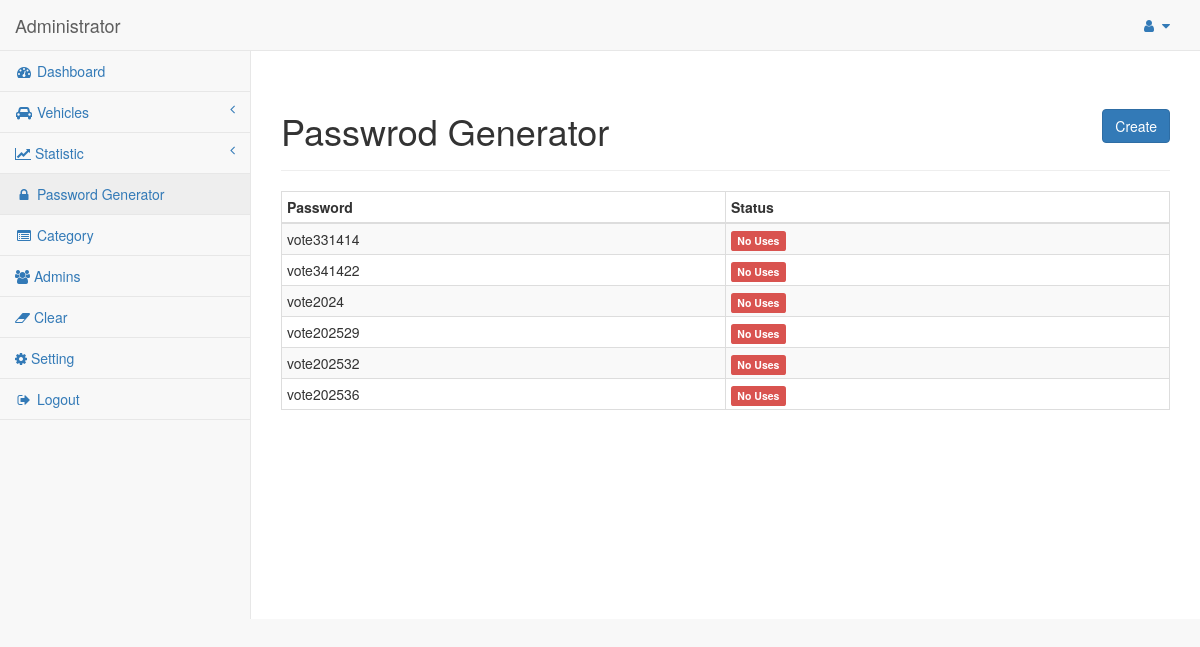
Page /admin/password_view.php (signed in) on the committed database.
### tables this page shows
CREATE TABLE `password_generator` (
  `id` int(11) NOT NULL,
  `user_id` varchar(255) NOT NULL,
  `password` varchar(255) NOT NULL,
  `status` varchar(255) NOT NULL DEFAULT '0'
);

### admin/password_view.php (the view, shortened to what this page needs)
<?php
include BASE_PATH . '/includes/header.php';
?>
<div id="page-wrapper">
    <div class="row">
        <div class="col-lg-12">
            <div class="page-header flex-page-header">
                <h1>Passwrod Generator</h1>
                <a href="password_view.php?createpass=true" class="btn btn-primary">Create</a>
            </div>
        </div>
    </div>
    <table class="table table-striped table-bordered table-condensed">
        <thead>
            <tr>
                <th width="13%">Password</th>
                <th width="13%">Status</th>
            </tr>
        </thead>
        <tbody>
        <?php
            include_once("../db.php");
            $select_query = "SELECT * FROM password_generator";
            if($result = mysqli_query($conn, $select_query)){
                if(mysqli_num_rows($result) > 0){
                    while($row = mysqli_fetch_array($result)){
                    ?>
                        <tr>
                            <td><?php echo $row['password'] ?></td>
                            <td>
                                <?php
                                    if($row['status'] == 1)
                                    {
                                        ?>
                                            <span class="label label-success">Uses</span>
                                        <?php
                                    }else{
                                        ?>
                                            <span class="label label-danger">No Uses</span>
                                        <?php
                                    }
                                ?>
                            </td>
                        </tr>
                    <?php
                    }
                }
            }
        ?>
        </tbody>
    </table>
</div>
<?php include BASE_PATH . '/includes/footer.php';?>

### admin/assets/css/sb-admin-2.css (style rules this page uses)
body { background-color: #f8f8f8; }
#page-wrapper { padding: 0 15px; min-height: 568px; background-color: white; }
@media (min-width: 768px) { #page-wrapper { position: inherit; margin: 0 0 0 250px; padding: 0 30px; border-left: 1px solid #e7e7e7; } }

### admin/password_view.php (style rules this page uses)
.flex-page-header { display: flex; justify-content: space-between; align-items: center; }

### rows in the picture
password_generator: password "vote331414", status "No Uses"
password_generator: password "vote341422", status "No Uses"
password_generator: password "vote2024", status "No Uses"
password_generator: password "vote202529", status "No Uses"
password_generator: password "vote202532", status "No Uses"
password_generator: password "vote202536", status "No Uses"
